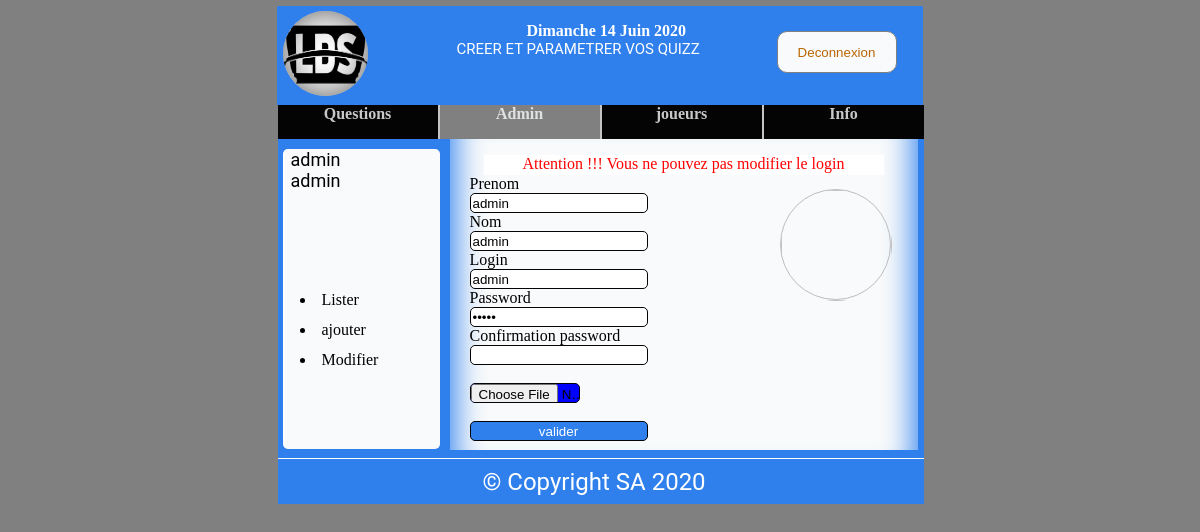
The app's page /src/admin.php?Login=admin (signed in) with its own data.
### tables this page shows
CREATE TABLE IF NOT EXISTS `utilisateur` (
  `prenom` varchar(50) NOT NULL,
  `Nom` varchar(50) NOT NULL,
  `Login` varchar(50) NOT NULL,
  `pass` varchar(50) NOT NULL,
  `image` varchar(50) NOT NULL,
  `privilege` varchar(50) NOT NULL,
  `statut` int(11) NOT NULL,
  PRIMARY KEY (`Login`)
);

### src/admin.php (the view, shortened to what this page needs)
<?php
include("cnx.php");
$rep =$connect->prepare("SELECT * FROM utilisateur WHERE Login = '".$_GET['Login']."'");
$rep->execute();
$admin = $rep->fetch();
?>
<!DOCTYPE html>
<html>
<head>
	<link rel="stylesheet" type="text/css" href="../css/style.css">
	<link rel="stylesheet" type="text/css" href="../css/admin.css">
</head>
<body>
<div class="principal mt-1">
	<div class="header">
		<?php include('header.php') ?>
	</div>
	<?php include('menu.php') ?>
	<div class="cadre">
		<div class="profil">
			 <div class="prenom"><?php echo $_SESSION['prenom']?></div>
			 <div class="prenom"><?php echo $_SESSION['nom']?></div>
			 <div class="menuQuest" ><li><a href="lister_admin.php">Lister</a></li></div>
			 <div class="menuQuest" ><li><a href="creation_admin.php">ajouter</a></li></div>
			 <div class="menuQuest" ><li><a href="modifier_admin.php">Modifier</a></li></div>
		</div>
		<div class="jeux">
			<div class="question">
				<div class="bv">
					<p style="color: red">Attention !!! Vous ne pouvez pas modifier le login</p>
				</div>
				<form method="post" enctype="multipart/form-data" id="Myform">
					<label for="prenom">Prenom</label><br>
					<input type="text" name="prenom" id="prenom" value="<?php echo $admin['prenom'];?>"><span id="error"></span><br>
					<label for="nom">Nom</label><br>
					<input type="text" name="nom" id="nom" value="<?php echo $admin['Nom'];?>"><span id="error1"></span><br>
					<label for="login">Login</label><br>
					<input type="text" name="login" id="login" value="<?php echo $admin['Login'];?>" readonly="readonly"><span id="error2"></span><br>
					<label for="pass">Password</label><br>
					<input type="password" name="pass" id="pass" value="<?php echo $admin['pass'];?>" ><span id="error3"></span><br>
					<label for="Cpass">Confirmation password</label><br>
					<input type="password" name="Cpass" id="Cpass"><span id="error4"></span><br><br>
					<input type="file" name="image" value="" id="photo" onchange="document.getElementById('blah').src = window.URL.createObjectURL(this.files[0])" style="width: 110px;background-color:blue;"><span id="error5"></span><br><br>
					<input type="submit" name="valider" value="valider" id="submit" style="background-color:#2F80ED;color: white ">
				</form>
				<div class="im_add"><img id="blah"  width="111" height="111" style="border-radius:50%" /></div>
			</div>
		</div>
	</div>
	<div class="footer"></div>
	<div class="FT">© Copyright SA 2020</div>
</div>
</body>
</html>

### css/style.css (style rules this page uses)
body { background-color: grey; }
.principal { position: relative; width: 645px; height: 495px; background: #F9FAFB; margin:auto auto; }
a { text-decoration: none; color: rgb(186,101,2); }
.footer { position: absolute; width: 646px; height: 45px; left: 0px; top: 450px; background: #2F80ED; border-top:1px solid white; }
.FT { position: absolute; width: 234px; height: 35px; left: 205px; top: 460px; font-family: Roboto; font-style: normal; font-weight: normal; font-size: 24px; line-height: 28px; color: #FFFFFF; }

### css/admin.css (style rules this page uses)
body { background-color: grey; }
.header { position: absolute; width: 646px; height: 99px; left: -1px; top: -2px; background: #2F80ED; }
.cadre { position: absolute; width: 646px; height: 320px; left: 0px; top: 131px; background-color:#2F80ED; }
.profil { position: absolute; width: 155px; height: 300px; left: 5px; top: 10px; background: #F9FAFB; border-left:2px solid white; border-radius: 5px; }
.menuQuest { position: relative; width: 160px; height: 30px; top: 100px; border-radius: 5px; margin-left: 15px; }
.menuQuest a { color: black; }
.prenom { position: relative; left: 6px; font-family: Roboto; font-style: normal; font-weight: normal; font-size: 18px; line-height: 21px; color: #000000; }
.jeux { position: absolute; width: 484px; height: 315px; left: 162px; background: #2F80ED; }
.question { position: absolute; width: 468px; height: 310.84px; left: 10px; background: #F9FAFB; overflow: auto; box-shadow: inset -35px 0px 30px -30px #2F80ED,inset 35px 0px 30px -30px #2F80ED; }
.im_add { position: absolute; width: 111px; height: 111px; border: 1px solid #BDBDBD; box-sizing: border-box; border-radius: 50%; left: 330px; top: 50px; }
input { width: 178px; height: 20px; background: #FFFFFF; border: 1px solid #040404; box-sizing: border-box; border-radius: 5px; margin-left: 20px; }
label { margin-left: 20px; }
.bv { width: 400px; height: 20px; background: #2F80ED; margin: auto auto; color: white; text-align: center; }

### src/admin.php (style rules this page uses)
.bv { width: 400px; height: 20px; background: #FFFFFF; margin: auto auto; color: white; text-align: center; }

### records on screen
utilisateur: prenom "admin", nom "admin", login "admin"

### other values on screen
$_SESSION['prenom'] "admin"
$_SESSION['nom'] "admin"
